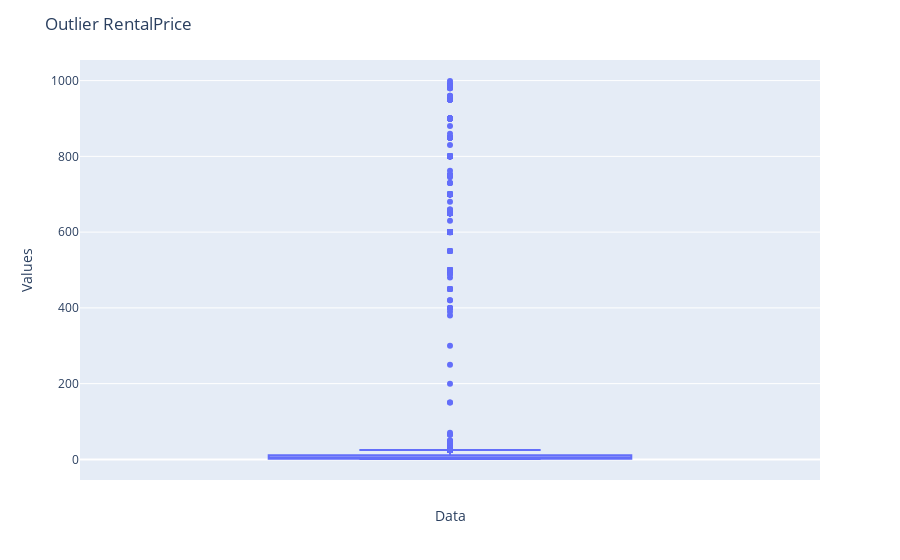

Write notebook code for a chart like this one.
### Code cell
fig = px.box(
    df["listing.pricingInfo.rentalPrice"], y=df["listing.pricingInfo.rentalPrice"]
)
fig.update_layout(
    title="Outlier RentalPrice",
    xaxis=dict(title="Data"),
    yaxis=dict(title="Values"),
    boxmode="group",
    showlegend=False,
)
fig.show()

### Figure 1 — Plotly figure (JSON) as saved in the notebook; plotly's stock layout.template omitted (floating-point values rounded to 4 significant figures; data arrays with more than 128 entries replaced by an {"elided": "..."} marker saying what was removed)
{"data": [{"alignmentgroup": "True", "hovertemplate": "y=%{y}<extra></extra>", "legendgroup": "", "marker": {"color": "#636efa"}, "name": "", "notched": false, "offsetgroup": "", "orientation": "v", "showlegend": false, "type": "box", "x0": " ", "xaxis": "x", "y": {"elided": "4064 float values"}, "y0": " ", "yaxis": "y"}], "layout": {"autosize": true, "boxmode": "group", "legend": {"tracegroupgap": 0}, "margin": {"t": 60}, "showlegend": false, "title": {"text": "Outlier RentalPrice"}, "xaxis": {"anchor": "y", "autorange": true, "domain": [0, 1], "range": [-0.5, 0.5], "title": {"text": "Data"}, "type": "category"}, "yaxis": {"anchor": "x", "autorange": true, "domain": [0, 1], "range": [-54.44, 1054.0], "title": {"text": "Values"}, "type": "linear"}}}
